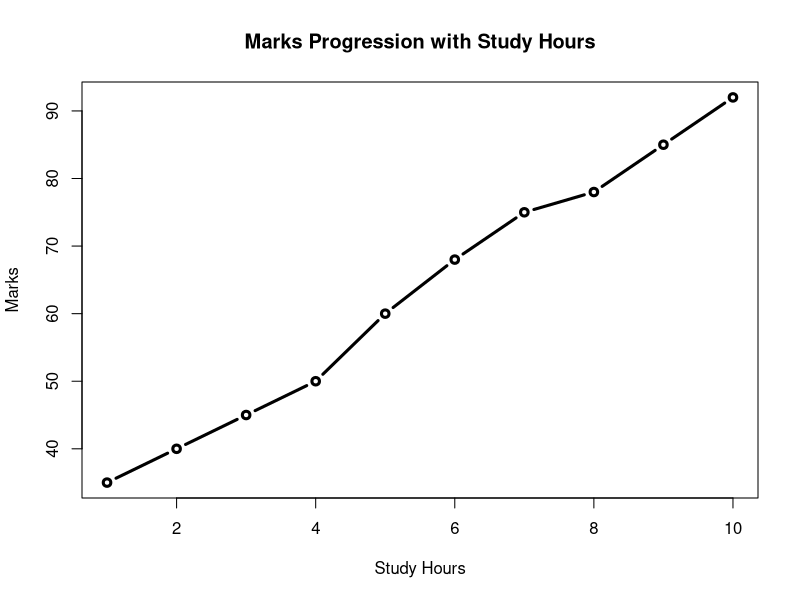

This chart was generated by the following R code:
study <- data.frame(
  Student = paste("s", 1:10, sep = ""),
  study_hours = c(1,2,3,4,5,6,7,8,9,10),
  Marks = c(35,40,45,50,60,68,75,78,85,92)
)
plot(study$study_hours, study$Marks,
     type = "b",        
     main = "Marks Progression with Study Hours",
     xlab = "Study Hours",
     ylab = "Marks",
     pch=1,
     lwd=3
     )
 
